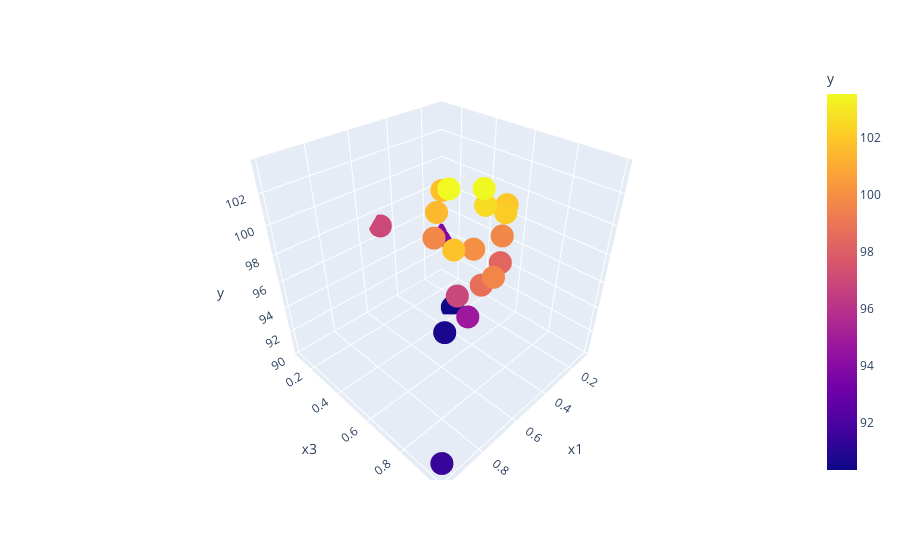

Notebook cell for this chart:
### Code cell
import plotly.express as px
fig = px.scatter_3d(df, x='x1', y='x3', z='y',
              color='y')
fig.show()

### Figure 1 — Plotly figure (JSON) as saved in the notebook; plotly's stock layout.template omitted (floating-point values rounded to 4 significant figures)
{"data": [{"hovertemplate": "x1=%{x}<br>x3=%{y}<br>y=%{marker.color}<extra></extra>", "legendgroup": "", "marker": {"color": [91.44, 101.8, 93.73, 90.35, 90.69, 97.01, 101.8, 103.5, 102.6, 99.68, 100.0, 98.72, 94.78, 103.5, 101.5, 99.66, 99.67, 96.94, 102.0, 98.33, 102.1], "coloraxis": "coloraxis", "symbol": "circle"}, "mode": "markers", "name": "", "scene": "scene", "showlegend": false, "type": "scatter3d", "x": [0.99, 0.5, 0.1, 0.2921, 0.4705, 0.5, 0.772, 0.65, 0.561, 0.603, 0.581, 0.631, 0.555, 0.564, 0.614, 0.635, 0.409, 0.623, 0.442, 0.446, 0.5053], "y": [0.99, 0.5, 0.1, 0.3663, 0.4891, 0.1, 0.824, 0.682, 0.767, 0.561, 0.74, 0.825, 0.702, 0.759, 0.587, 0.879, 0.731, 0.705, 0.766, 0.76, 0.8104], "z": [91.44, 101.8, 93.73, 90.35, 90.69, 97.01, 101.8, 103.5, 102.6, 99.68, 100.0, 98.72, 94.78, 103.5, 101.5, 99.66, 99.67, 96.94, 102.0, 98.33, 102.1]}], "layout": {"coloraxis": {"colorbar": {"title": {"text": "y"}}, "colorscale": [[0, "#0d0887"], [0.1111, "#46039f"], [0.2222, "#7201a8"], [0.3333, "#9c179e"], [0.4444, "#bd3786"], [0.5556, "#d8576b"], [0.6667, "#ed7953"], [0.7778, "#fb9f3a"], [0.8889, "#fdca26"], [1, "#f0f921"]]}, "legend": {"tracegroupgap": 0}, "margin": {"t": 60}, "scene": {"domain": {"x": [0, 1], "y": [0, 1]}, "xaxis": {"title": {"text": "x1"}}, "yaxis": {"title": {"text": "x3"}}, "zaxis": {"title": {"text": "y"}}}}}
